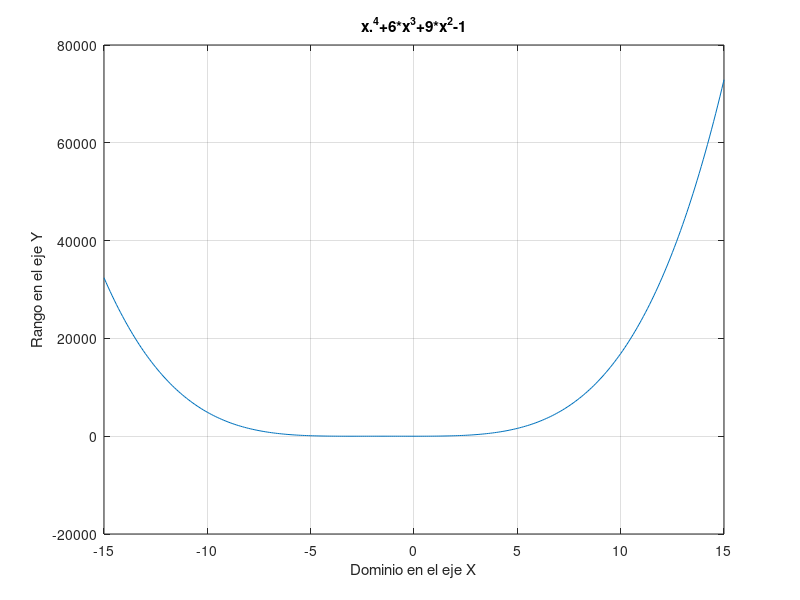

This figure's MATLAB source: (Note: this script raises an error after producing the figure.)
% Octave Script
% Title			    :Funciones Reales con variable real
% Description		:Script que resuelve una funcion real
% Authors		    :Sarai Lucas Nieto
% Date			    :20211028
% Version		    :5
% Usage			    :octave> /path/Funcion8ecuacion
% Notes			    :Se requiere aplicacion Octave

clear
%Dominio de la funcion
x= -15:0.1:15;

%Rango de la funcion
fx =((x.^4)+(6*x.^3)+(9*x.^2)-(1));

%Grafica funcion
plot(x,fx);
grid on
title("x.^4+6*x^3+9*x^2-1");
xlabel( "Dominio en el eje X" );
ylabel( "Rango en el eje Y" );

%Salida de informacion 
syms x;
a = "La funcion es";
f = (x.^4)+(6*x.^3)+(9*x.^2)-1;
disp(a);
disp(f);
